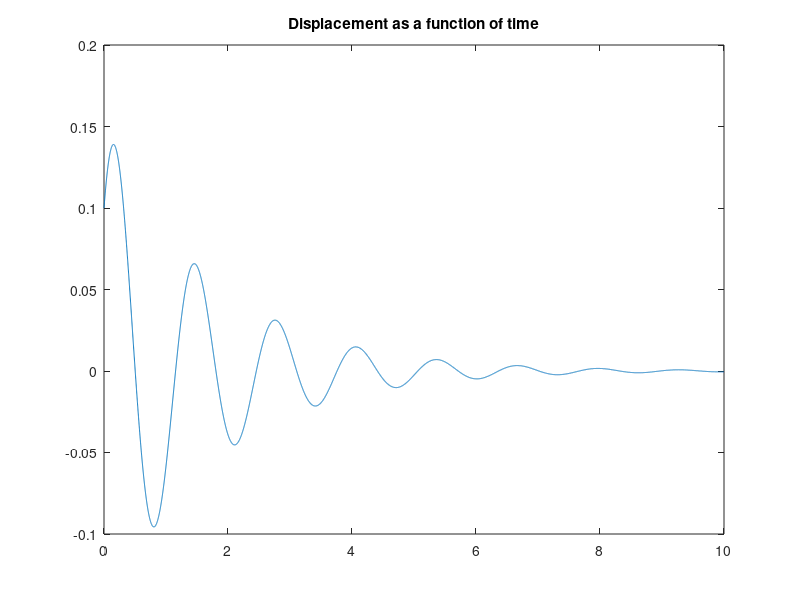

Write MATLAB code to recreate this figure.
% Exam1ReviewAlex.m
% Free Vibration Plotter
% Requires the variables:  J, K, C, t, theta0, omega0
% Alex Stein

%Part A
J = 14.826;
K1 = 200;
K2 = 150;
K = K1+K2;
C1 = 5;
C2 = 12;
C = C1+C2;
t=0:.001:10;
theta0 = .1;
omega0 = .5;
% %Part B
% Ccr=2*sqrt(K*J);
% C1 = Ccr-C2;
% C = C1+C2;
% %Part C
% C1 = 5;
% C2 = 12;
% C = C1+C2;
% K1 = 200/100;
% K2 = 150/100;
% K = K1+K2;

omegan=sqrt(K/J);
Ccr=2*sqrt(K*J);
zeta = C/Ccr;
clf;  % Clear the figure
if zeta > 1
     a1=(omega0+(zeta+sqrt(zeta^2-1))*omegan*theta0)/...
         (2*omegan*sqrt(zeta^2-1));
     a2=(-omega0-(zeta-sqrt(zeta^2-1))*omegan*theta0)/...
         (2*omegan*sqrt(zeta^2-1));
     lambda1=-zeta*omegan+omegan*sqrt(zeta^2-1);
     lambda2=-zeta*omegan-omegan*sqrt(zeta^2-1);
     term1=a1*exp(lambda1*t);
     term2=a2*exp(lambda2*t);
     theta_t=term1+term2;
     plot(t,theta_t);
     title(['Overdamped response ','Zeta = ', num2str(zeta)]);       
elseif (zeta == 1)
    a1=theta0;
    a2=omegan*theta0+omega0;
    theta_t=a1*exp(-omegan*t)+a2*t.*exp(-omegan*t);
    plot(t,theta_t);
    title('Critically Damped');
else    
    omegad=omegan*sqrt(1-zeta^2);
    A2=theta0;
    A1=(omega0+theta0*omegan*zeta)/omegad;
    theta_t=exp(-zeta*omegan*t).*(A1*sin(omegad*t)+...
        A2*cos(omegad*t));
    plot(t,theta_t);
    title(['Underdamped response ','Zeta = ', num2str(zeta)]);     
end
   
clf;
%Part a

plot(t, theta_t);
title('Displacement as a function of time');
disp(['The maximum displacement is ',num2str(max(theta_t))]);

%Part b

% +/- 2% bar
% bar=ones(size(t))*theta0*.02;
% plot(t, theta_t,t,bar,t,-bar);
% title('Displacement as a function of time');
% 
% for i=1:size(t,2)
%     if(theta_t(i)>bar(i))
%         tsettle=t(i);
%     end
% end
% disp(['The Settling time is ',num2str(tsettle)]);

%Part c
% 
% plot(t,term1,t,term2,t,term1+term2);
% legend('First pole','Second pole','Total pole');
% disp(['The dominant pole is ',num2str(lambda1)]);



